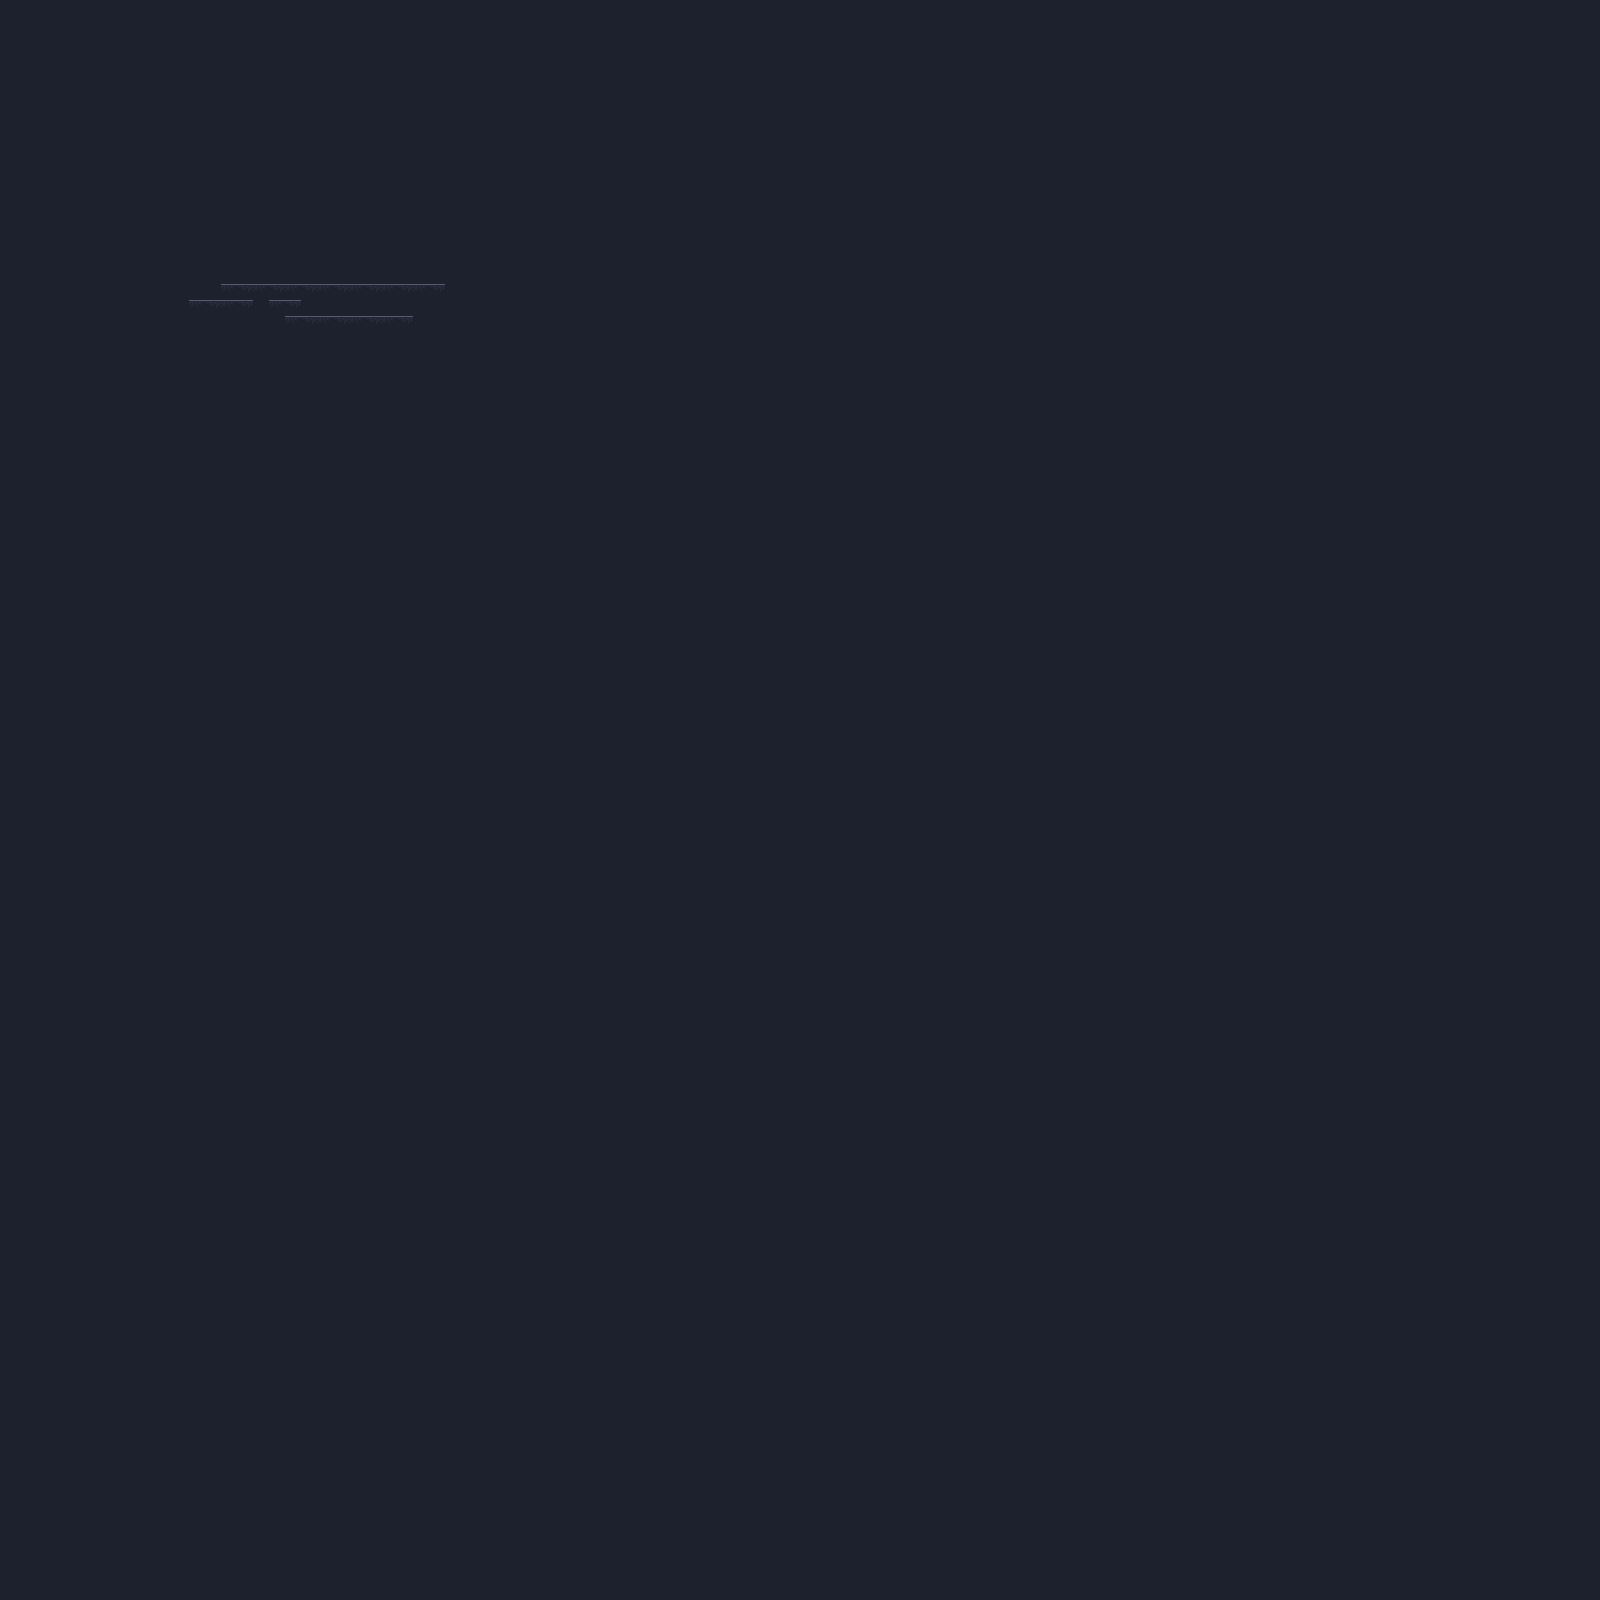

This is a level from a 2D game, rendered from its Tiled map with the project's own tilesets. A one-line summary and the map file follow, with tile-layer data summarised:
An orthogonal 100x100 tile map with 16x16 px tiles, 1 tile layer (Tile Layer 1), 2 tilesets and 1 object (spawn).

<map version="1.2" tiledversion="1.2.5" orientation="orthogonal" renderorder="right-down" width="100" height="100" tilewidth="16" tileheight="16" infinite="0" backgroundcolor="#1d212d" nextlayerid="5" nextobjectid="7">
 <tileset firstgid="1" source="industrial.v2.tsx" />
 <tileset firstgid="1025" source="character.tsx" />
 <layer id="1" name="Tile Layer 1" width="100" height="100" offsetx="13.6958" offsety="-36.6363">
  <data>[10000 cells, 28 non-empty, 2 distinct tile ids]</data>
 </layer>
 <objectgroup id="2" name="Object Layer 1" offsetx="16.6965" offsety="-32.5786">
  <object id="6" name="spawn" gid="1026" x="210.446" y="314.911" width="32" height="32" />
 </objectgroup>
</map>
